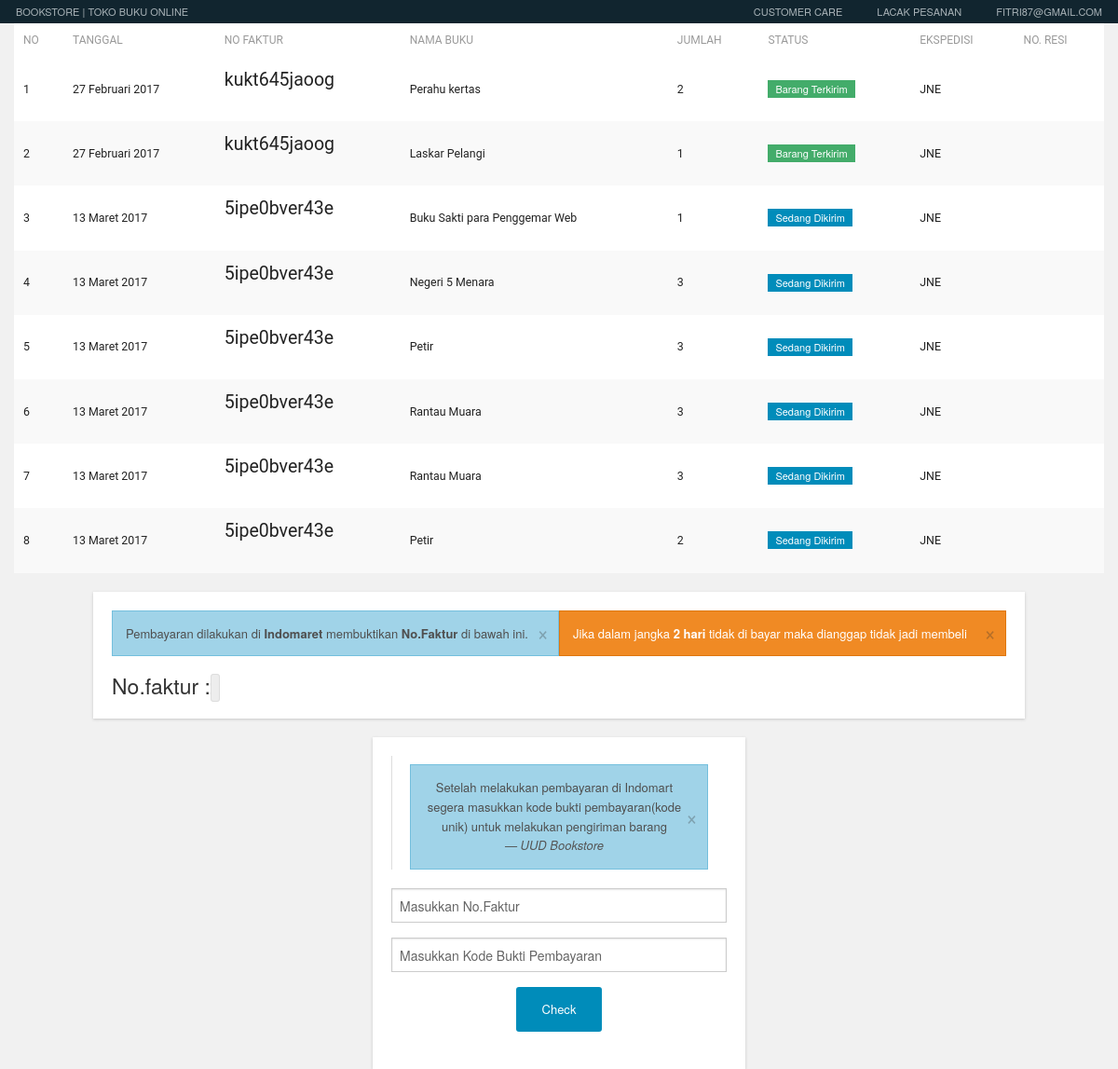
The page /modul/mod_cart/order.php (signed in) on the database its author committed.
### tables this page shows
CREATE TABLE `orders` (
  `order_id` int(11) NOT NULL,
  `no_faktur` varchar(20) NOT NULL,
  `member_id` int(11) NOT NULL,
  `nama` varchar(100) NOT NULL,
  `alamat` text NOT NULL,
  `nama_kota` varchar(32) NOT NULL,
  `kode_pos` int(11) NOT NULL,
  `phone` varchar(20) NOT NULL,
  `book_id` int(11) NOT NULL,
  `qty` int(11) NOT NULL,
  `subtotal` float NOT NULL,
  `tanggal` date NOT NULL,
  `status` char(1) NOT NULL,
  `ekspedisi` varchar(50) NOT NULL,
  `akali` int(11) NOT NULL,
  `no_resi` varchar(30) NOT NULL
);

CREATE TABLE `books` (
  `book_id` int(11) NOT NULL,
  `supplier_id` int(11) NOT NULL,
  `book_name` varchar(100) NOT NULL,
  `author` varchar(50) NOT NULL,
  `id_genre` int(11) NOT NULL,
  `book_price` decimal(10,2) NOT NULL,
  `diskon` int(5) NOT NULL,
  `stock` int(5) NOT NULL,
  `bestseller` enum('Y','N') NOT NULL DEFAULT 'N',
  `tanggal` date NOT NULL,
  `gambar` varchar(100) NOT NULL,
  `description` text NOT NULL,
  `active` enum('Y','N') NOT NULL DEFAULT 'Y'
);

### config/library.php (called while the page is built, shortened)
<?php
function tgl_indo($tgl){
	$tanggal = substr($tgl,8,2);
	$bulan   = ambilbulan(substr($tgl,5,2));
	$tahun   = substr($tgl,0,4);
	return $tanggal.' '.$bulan.' '.$tahun;
}
function ambilbulan($bln){
  if ($bln=="01") return "Januari";
  elseif ($bln=="02") return "Februari";
  elseif ($bln=="03") return "Maret";
  elseif ($bln=="04") return "April";
  elseif ($bln=="05") return "Mei";
  elseif ($bln=="06") return "Juni";
  elseif ($bln=="07") return "Juli";
  elseif ($bln=="08") return "Agustus";
  elseif ($bln=="09") return "September";
  elseif ($bln=="10") return "Oktober";
  elseif ($bln=="11") return "November";
  elseif ($bln=="12") return "Desember";
}
?>

### modul/mod_cart/order.php (the view, shortened to what this page needs)
<?php
if (empty($_SESSION['emailmember']) AND empty($_SESSION['passmember'])) {
	echo "Login dulu mas bro !";
}else{
include "../../config/koneksi.php";
include "../../config/library.php";
 include "../aset_konek/atas.php";
?>
<div class="columns medium-12">
	<table class="table-hover">
		<thead>
			<tr>
				<th>No</th>
				<th>Tanggal</th>
				<th>No Faktur</th>
				<th>Nama Buku</th>
				<th>Jumlah</th>
				<th>Status</th>
				<th>Ekspedisi</th>
				<th>No. Resi</th>
			</tr>
		</thead>
		<tbody>
<?php
	$no=1;
	$ambil=mysqli_query($konek, "SELECT *,O.tanggal FROM orders O INNER Join books B ON O.book_id=B.book_id WHERE member_id='$_SESSION[id_member]' /*ORDER BY O.tanggal DESC LIMIT 5*/ ");
	while ($r=mysqli_fetch_array($ambil)) {
		$tgl=tgl_indo($r['tanggal']);
		echo "<tr>
				<td>$no</td>
				<td>$tgl</td>
				<td><p class=\"lead\">$r[no_faktur]</p></td>
				<td>$r[book_name]</td>
				<td>$r[qty]</td>
				<td>";
					if ($r['status']=='1') {
						echo "<label class=\"alert label\">Belum Dibayar</label>";
					}elseif ($r['status']=='2') {
						echo "<label class=\"label\">Sedang Dikirim</label>";
					}elseif ($r['status']=='3') {
						echo "<label class=\"label success\">Barang Terkirim</label>";
					}
			echo"</td>
				<td>$r[ekspedisi]</td>
				<td></td>
			</tr>";
	$no++;
	}
?>
			</tbody>
	</table>
</div>
<?php
	$ambil=mysqli_query($konek, "SELECT * FROM orders WHERE member_id='$_SESSION[id_member]' AND status=1  ");
	$t=mysqli_fetch_array($ambil);
	echo "<div class=\"row\"><div class=\"columns medium-12 panel \">
			<div class=\"alert-box info columns medium-6\" data-alert>Pembayaran dilakukan di <b>Indomaret</b> membuktikan <b>No.Faktur</b> di bawah ini.<a class=\"close\">&times;</a> </div>
			<div class=\"alert-box warning columns medium-6\" data-alert>Jika dalam jangka <b>2 hari</b> tidak di bayar maka dianggap tidak jadi membeli<a class=\"close\">&times;</a> </div>
		<h4>No.faktur : <kbd> $t[no_faktur]<kdb> </h4>
		</div>
	</div>";
?>
<div class="columns medium-4 panel medium-offset-4 text-center">
	<blockquote>
		<div class="alert-box info" data-alert>
			Setelah melakukan pembayaran di Indomart segera masukkan kode bukti pembayaran(kode unik) untuk melakukan pengiriman barang
			<cite> UUD Bookstore</cite>
			<a class="close">&times;</a>
		</div>
	</blockquote>
	<form method="POST" action="aksi_order.php?act=cekbukti">
		<input type="text" name="no_faktur" placeholder="Masukkan No.Faktur">
		<input type="text" name="akali" placeholder="Masukkan Kode Bukti Pembayaran">
		<input type="submit" name="submit" class="button small radius" value="Check">
	</form>
</div>
<?php
include "../aset_konek/bawah.php";
} ?>

### rows shown on the page
orders: tanggal "27 Februari 2017", no_faktur "kukt645jaoog", book.book_name "Perahu kertas", qty "2", status "Barang Terkirim", ekspedisi "JNE"
orders: tanggal "27 Februari 2017", no_faktur "kukt645jaoog", book.book_name "Laskar Pelangi", qty "1", status "Barang Terkirim", ekspedisi "JNE"
orders: tanggal "13 Maret 2017", no_faktur "5ipe0bver43e", book.book_name "Buku Sakti para Penggemar Web", qty "1", status "Sedang Dikirim", ekspedisi "JNE"
orders: tanggal "13 Maret 2017", no_faktur "5ipe0bver43e", book.book_name "Negeri 5 Menara", qty "3", status "Sedang Dikirim", ekspedisi "JNE"
orders: tanggal "13 Maret 2017", no_faktur "5ipe0bver43e", book.book_name "Petir", qty "3", status "Sedang Dikirim", ekspedisi "JNE"
orders: tanggal "13 Maret 2017", no_faktur "5ipe0bver43e", book.book_name "Rantau Muara", qty "3", status "Sedang Dikirim", ekspedisi "JNE"
orders: tanggal "13 Maret 2017", no_faktur "5ipe0bver43e", book.book_name "Rantau Muara", qty "3", status "Sedang Dikirim", ekspedisi "JNE"
orders: tanggal "13 Maret 2017", no_faktur "5ipe0bver43e", book.book_name "Petir", qty "2", status "Sedang Dikirim", ekspedisi "JNE"

### other values the page prints
$_SESSION[emailmember] "FITRI87@GMAIL.COM"
